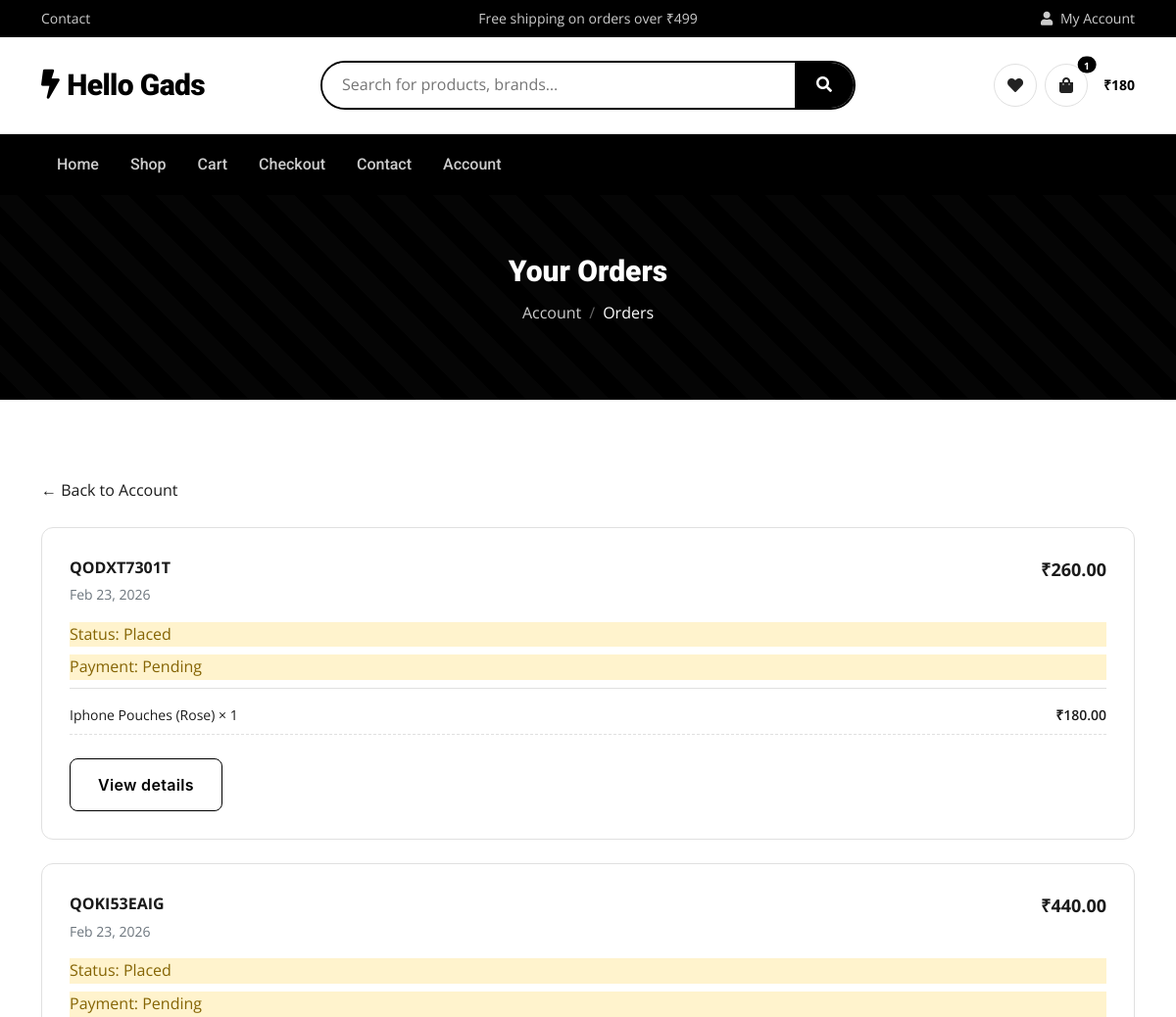
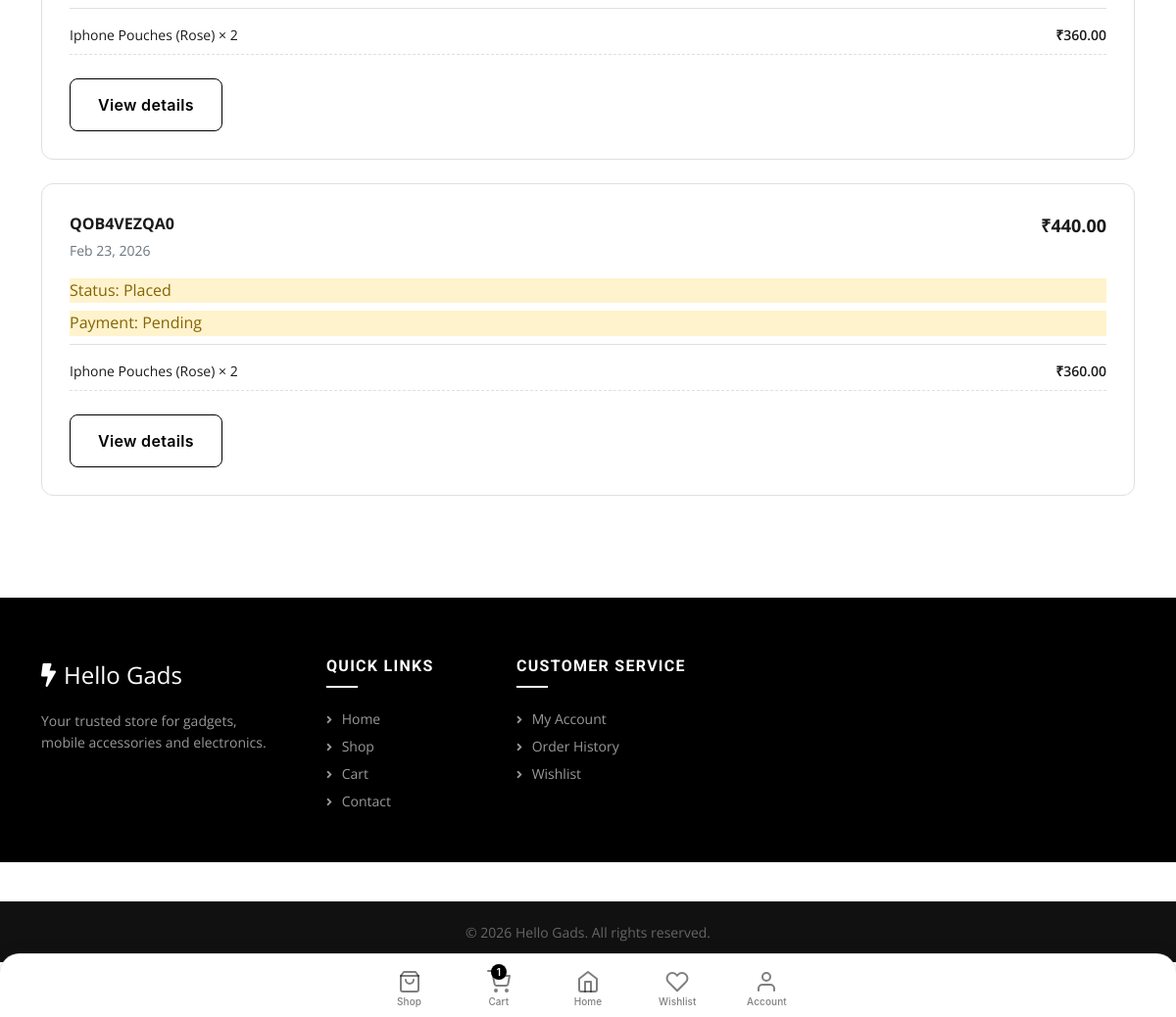
Screenshot of /orders/ (signed in) with the database file from the repository (2 pictures, top to bottom).
### app/models.py (models this page shows, shortened)
class TimeStampedModel(models.Model):
    created_at = models.DateTimeField(auto_now_add=True, db_index=True)
    updated_at = models.DateTimeField(auto_now=True)
    class Meta:
        abstract = True

class Order(TimeStampedModel):
    class Status(models.TextChoices):
        PLACED = "placed", "Placed"
        CONFIRMED = "confirmed", "Confirmed"
        SHIPPED = "shipped", "Shipped"
        DELIVERED = "delivered", "Delivered"
        CANCELLED = "cancelled", "Cancelled"
    user = models.ForeignKey(settings.AUTH_USER_MODEL, on_delete=models.SET_NULL, blank=True, null=True, related_name="orders")
    order_number = models.CharField(max_length=20, unique=True, db_index=True)
    status = models.CharField(max_length=12, choices=Status.choices, default=Status.PLACED, db_index=True)
    subtotal = models.DecimalField(max_digits=10, decimal_places=2, validators=[MinValueValidator(0)])
    shipping = models.DecimalField(max_digits=10, decimal_places=2, validators=[MinValueValidator(0)])
    total = models.DecimalField(max_digits=10, decimal_places=2, validators=[MinValueValidator(0)])
    address = models.ForeignKey(Address, on_delete=models.PROTECT, related_name="orders")
    class Meta:
        ordering = ["-created_at"]

class Payment(TimeStampedModel):
    class Method(models.TextChoices):
        COD = "cod", "Cash on Delivery"
        WHATSAPP = "whatsapp", "WhatsApp Order"
        RAZORPAY = "razorpay", "Online Payment"
    class Status(models.TextChoices):
        PENDING = "pending", "Pending"
        PAID = "paid", "Paid"
        FAILED = "failed", "Failed"
    order = models.OneToOneField(Order, on_delete=models.CASCADE, related_name="payment")
    method = models.CharField(max_length=20, choices=Method.choices, default=Method.COD, db_index=True)
    status = models.CharField(max_length=20, choices=Status.choices, default=Status.PENDING, db_index=True)
    amount = models.DecimalField(max_digits=10, decimal_places=2, validators=[MinValueValidator(0)])
    processed_at = models.DateTimeField(blank=True, null=True)
    razorpay_order_id = models.CharField(max_length=255, blank=True, null=True, db_index=True)
    razorpay_payment_id = models.CharField(max_length=255, blank=True, null=True, db_index=True)
    razorpay_signature = models.CharField(max_length=255, blank=True, null=True)

class OrderItem(TimeStampedModel):
    order = models.ForeignKey(Order, on_delete=models.CASCADE, related_name="items")
    product = models.ForeignKey(Product, on_delete=models.PROTECT, related_name="order_items")
    selected_variant = models.ForeignKey(
        Variant, on_delete=models.PROTECT, related_name="order_items"
    )
    product_name = models.CharField(max_length=200)
    variant_snapshot = models.CharField(max_length=255)
    unit_price = models.DecimalField(max_digits=10, decimal_places=2, validators=[MinValueValidator(0)])
    quantity = models.PositiveIntegerField(default=1, validators=[MinValueValidator(1)])
    @property
    def line_total(self):
        return self.unit_price * self.quantity

### app/views.py (the view)
# urls.py: path("orders/", views.OrderHistoryView.as_view(), name="order_history"),
class OrderHistoryView(LoginRequiredMixin, ListView):
    template_name = "orders.html"
    context_object_name = "orders"
    paginate_by = 10
    def get_queryset(self):
        try:
            return (
                Order.objects.filter(user=self.request.user)
                .select_related("address")
                .prefetch_related("items")
            )
        except Exception as e:
            logger.error(f"Error in OrderHistoryView.get_queryset: {str(e)}", exc_info=True)
            return Order.objects.none()
    def get_context_data(self, **kwargs):
        context = super().get_context_data(**kwargs)
        context["active_page"] = "orders"
        return context

### app/context_processors.py (called while the page is built)
def site_contact_context(request):
    return {
        "site_phone": getattr(settings, "SITE_PHONE", "+91 62384 39926"),
        "site_whatsapp": getattr(settings, "SITE_WHATSAPP", "916238439926"),
    }

def cart_context(request):
    try:
        cart = CartService.get_or_create_cart(request)
        cart_count = sum(item.quantity for item in cart.items.all())
        totals = CartService.compute_totals(cart)
        cart_subtotal = totals.subtotal
    except Exception:
        cart_count = 0
        cart_subtotal = 0
    return {
        "cart_count": cart_count,
        "cart_subtotal": cart_subtotal,
    }

def wishlist_context(request):
    wishlist_count = 0
    wishlist_variant_ids = []
    if getattr(request, "user", None) and request.user.is_authenticated:
        wishlist_variant_ids = list(
            Wishlist.objects.filter(
                user=request.user,
                selected_variant__is_active=True,
                selected_variant__product__is_active=True,
            ).values_list("selected_variant_id", flat=True)
        )
        wishlist_count = len(wishlist_variant_ids)
    return {
        "wishlist_count": wishlist_count,
        "wishlist_variant_ids": wishlist_variant_ids,
        "wishlist_product_ids": [],  # No longer used; kept for template compatibility
    }

def admin_message_badge(request):
    count = 0
    user = getattr(request, "user", None)
    if user and user.is_authenticated and user.is_staff:
        count = ContactMessage.objects.filter(is_resolved=False).count()
    return {"admin_unresolved_messages": count}

### app/models.py (called while the page is built)
    @property
    def line_total(self):
        return self.unit_price * self.quantity

### app/services.py (called while the page is built, shortened)
    @classmethod
    def get_or_create_cart(cls, request):
        user = getattr(request, "user", None)
        user = user if (user and user.is_authenticated) else None
        if user:
            cart, _ = Cart.objects.get_or_create(user=user, status=Cart.Status.ACTIVE)
            return cart

    @staticmethod
    def compute_totals(cart):
        try:
            subtotal = sum(item.line_total for item in cart.items.select_related("product"))
            delivery_charge = getattr(settings, "FLAT_DELIVERY_CHARGE", 80)
            shipping = delivery_charge
            total = subtotal + shipping
            return CartTotals(subtotal=subtotal, shipping=shipping, total=total)
        except Exception:
            return CartTotals(subtotal=0, shipping=0, total=0)

### templates/orders.html (shortened to what this page needs)
{% extends "base_gadget.html" %}
{% load static %}
{% block extra_css %}
<link rel="stylesheet" href="{% static 'css/auth.css' %}">
{% endblock %}
{% block content %}
<div class="page-header">
    <div class="container text-center">
        <h1 class="page-header-title wow fadeInUp" data-wow-delay="0.1s">Your Orders</h1>
        <nav aria-label="breadcrumb">
            <ol class="breadcrumb justify-content-center wow fadeInUp" data-wow-delay="0.2s">
                <li class="breadcrumb-item"><a href="{% url 'auth:account' %}">Account</a></li>
                <li class="breadcrumb-item active">Orders</li>
            </ol>
        </nav>
    </div>
</div>
    <section class="section-pad">
        <div class="container">
            <div class="breadcrumb mb-4">
                <a href="{% url 'auth:account' %}">← Back to Account</a>
            </div>
            {% if orders %}
                <div class="order-history">
                    {% for order in orders %}
                        <div class="checkout-card order-card mb-4">
                            <div class="d-flex justify-content-between align-items-start flex-wrap gap-2 mb-3">
                                <div>
                                    <strong style="font-size: 1rem;">{{ order.order_number }}</strong>
                                    <div class="order-date text-muted" style="font-size: var(--text-sm); margin-top: 4px;">{{ order.created_at|date:"M d, Y" }}</div>
                                </div>
                                <div class="order-total" style="font-weight: 700; font-size: 1.125rem;">₹{{ order.total }}</div>
                            </div>
                            <div class="order-status status-{{ order.status }} mb-2">
                                Status: {{ order.get_status_display }}
                            </div>
                            {% if order.payment %}
                            <div class="payment-status status-{{ order.payment.status }} mb-2">
                                Payment: {{ order.payment.get_status_display }}
                            </div>
                            {% endif %}
                            <div class="order-items-list pt-2" style="border-top: 1px solid var(--clr-grey-2);">
                                {% for item in order.items.all %}
                                <div class="order-total-row">
                                    <span>{{ item.product_name }} ({{ item.variant_snapshot }}) × {{ item.quantity }}</span>
                                    <span style="font-weight: 600;">₹{{ item.line_total }}</span>
                                </div>
                                {% endfor %}
                            </div>
                            <div class="mt-3 pt-2">
                                <a href="{% url 'store:order_success' order.order_number %}" class="btn btn-outline-dark btn-sm">View details</a>
                            </div>
                        </div>
                    {% endfor %}
                </div>
            {% else %}
                <div class="text-center py-5">
                    <p class="mb-4" style="color: var(--clr-grey-5);">No orders yet.</p>
                    <a href="{% url 'store:product_list' %}" class="btn btn-secondary">Start Shopping</a>
                </div>
            {% endif %}
        </div>
    </section>
{% endblock %}

### static/css/style.css (style rules this page uses)
:root { --clr-black: #000000; --clr-black-2: #111111; --clr-black-3: #1a1a1a; --clr-black-4: #222222; --clr-black-5: #2b2b2b; --clr-black-6: #3a3a3a; --clr-white: #ffffff; --clr-grey-1: #f5f5f5; --clr-grey-2: #e0e0e0; --clr-grey-3: #cccccc; --clr-grey-4: #999999; --clr-grey-5: #666666; --font-primary: 'Open Sans', sans-serif; --font-heading: 'Roboto', sans-serif; --space-xs: 0.25rem; --space-sm: 0.5rem; --space-md: 1rem; --space-lg: 1.5rem; --space-xl: 2rem; --space-2xl: 3rem; --space-3xl: 4rem; --text-xs: 0.75rem; --text-sm: 0.875rem; --text-base: 1rem; --text-lg: 1.125rem; --text-xl: 1.25rem; --text-2xl: 1.5rem; --text-3xl: 1.875rem; --text-4xl: 2.25rem; --transition: 0.3s ease; --transition-slow: 0.5s ease; --shadow-sm: 0 1px 3px rgba(0,0,0,0.08), 0 1px 2px rgba(0,0,0,0.06); --shadow-md: 0 4px 12px rgba(0,0,0,0.10), 0 2px 6px rgba(0,0,0,0.06); --shadow-lg: 0 10px 30px rgba(0,0,0,0.12), 0 4px 10px rgba(0,0,0,0.08); --shadow-xl: 0 20px 50px rgba(0,0,0,0.18); --radius-sm: 4px; --radius-md: 8px; --radius-lg: 12px; --radius-xl: 20px; --radius-pill: 999px; --tap-target: 44px; }
*, *::before, *::after { box-sizing: border-box; }
html { scroll-behavior: smooth; }
body { font-family: var(--font-primary); font-size: var(--text-base); color: var(--clr-black-3); background: var(--clr-white); line-height: 1.6; overflow-x: hidden; }
a { color: inherit; text-decoration: none; }
.btn { font-family: var(--font-heading); font-weight: 600; letter-spacing: 0.02em; transition: var(--transition); border-radius: var(--radius-sm); min-height: var(--tap-target); display: inline-flex; align-items: center; justify-content: center; cursor: pointer; }
.btn-outline-dark { background: transparent !important; color: var(--clr-black) !important; border: 1px solid var(--clr-black) !important; }
.page-header { position: relative; padding: 60px 0; background: var(--clr-black); overflow: hidden; }
.page-header::before { content: ''; position: absolute; inset: 0; background: repeating-linear-gradient( 45deg, transparent, transparent 20px, rgba(255,255,255,0.02) 20px, rgba(255,255,255,0.02) 40px ); }
.page-header .page-header-title { font-family: var(--font-heading); font-size: var(--text-3xl); font-weight: 900; color: var(--clr-white); margin-bottom: 12px; position: relative; }
.page-header .breadcrumb { background: transparent; padding: 0; position: relative; }
.page-header .breadcrumb-item a { color: var(--clr-grey-3); }
.page-header .breadcrumb-item.active { color: var(--clr-white); }
.page-header .breadcrumb-item + .breadcrumb-item::before { color: var(--clr-grey-5); }
.checkout-card { background: var(--clr-white); border: 1px solid var(--clr-grey-2); border-radius: var(--radius-lg); padding: 28px; margin-bottom: 24px; }
.order-total-row { display: flex; justify-content: space-between; align-items: center; padding: 8px 0; font-size: var(--text-sm); border-bottom: 1px dashed var(--clr-grey-2); }
.section-pad { padding: 60px 0; }
@media (min-width: 768px) { .section-pad { padding: 80px 0; } }

### static/css/bottom-bar.css (style rules this page uses)
:root { --bottom-bar-height: 56px; --bottom-bar-safe: env(safe-area-inset-bottom, 0px); --bottom-bar-total: calc(var(--bottom-bar-height) + var(--bottom-bar-safe)); --bottom-bar-bg: #ffffff; --bottom-bar-border: rgba(0, 0, 0, 0.12); --bottom-bar-shadow: 0 -2px 16px rgba(0, 0, 0, 0.1); --bottom-bar-z: 1000; --bottom-bar-icon-size: 24px; --bottom-bar-label-size: 10px; --bottom-bar-accent: #000000; --bottom-bar-inactive: rgba(0, 0, 0, 0.5); }
body.has-bottom-bar { padding-bottom: var(--bottom-bar-total); }

### static/css/auth.css (style rules this page uses)
:root { --color-primary: #000000; --color-primary-dark: #1a1a1a; --color-primary-light: #f5f5f5; --color-text: #1a1a1a; --color-text-light: #666666; --space-1: 4px; --space-2: 8px; --space-3: 12px; --space-4: 16px; --space-5: 20px; --space-6: 24px; --space-8: 40px; --space-12: 96px; }
.btn { display: inline-flex; align-items: center; justify-content: center; gap: 8px; padding: 14px 28px; font-family: 'Inter', sans-serif; font-size: 16px; font-weight: 600; line-height: 1.5; text-align: center; text-decoration: none; border: 2px solid transparent; border-radius: 8px; cursor: pointer; transition: all 0.3s ease; min-height: 52px; white-space: nowrap; }
.status-placed { background: #fff3cd; color: #856404; }
.status-pending { background: #fff3cd; color: #856404; }

### rows the page displays
Order: order_number "QODXT7301T", created_at "Feb 23, 2026", total "260.00", status "Placed", payment.status "Pending"
OrderItem: product_name "Iphone Pouches", variant_snapshot "Rose", quantity "1", line_total "180.00"
Order: order_number "QOKI53EAIG", created_at "Feb 23, 2026", total "440.00", status "Placed", payment.status "Pending"
OrderItem: product_name "Iphone Pouches", variant_snapshot "Rose", quantity "2", line_total "360.00"
Order: order_number "QOB4VEZQA0", created_at "Feb 23, 2026", total "440.00", status "Placed", payment.status "Pending"
OrderItem: product_name "Iphone Pouches", variant_snapshot "Rose", quantity "2", line_total "360.00"

### other values shown
{{ cart_count|default:0 }} "1"
{{ cart_subtotal|floatformat:0 }} "180"
